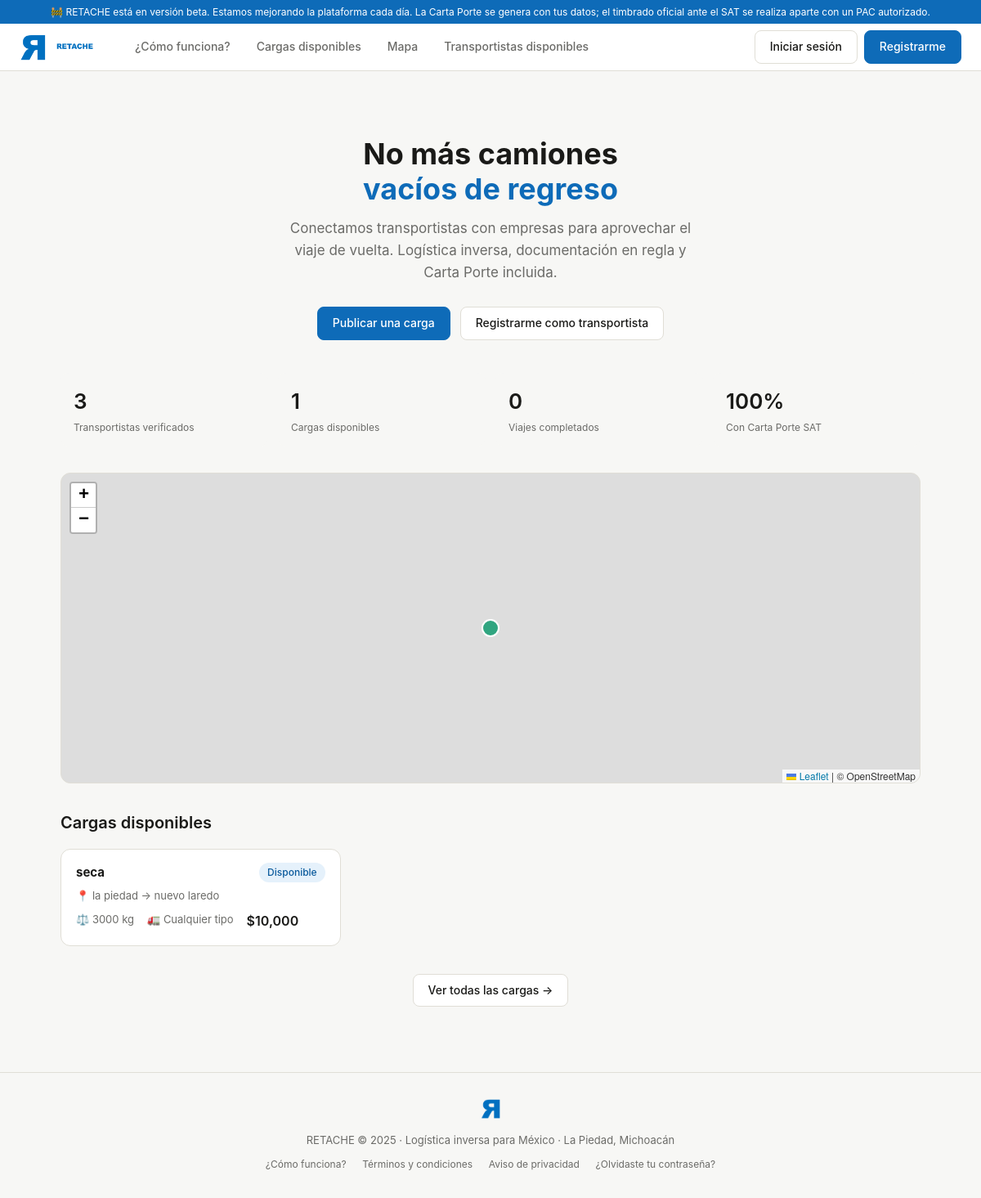
The page / on the database its author committed.
### models.py (models this page shows)
class Carga(Base):
    __tablename__ = "cargas"
    id = Column(Integer, primary_key=True, index=True)
    empresa_id = Column(Integer, ForeignKey("empresas.id"), nullable=False)
    transportista_id = Column(Integer, ForeignKey("transportistas.id"), nullable=True)
    titulo = Column(String(150), nullable=False)
    descripcion = Column(Text, nullable=True)
    tipo_mercancia = Column(String(100), nullable=False)
    peso_kg = Column(Float, nullable=False)
    volumen_m3 = Column(Float, nullable=True)
    requiere_refrigeracion = Column(Boolean, default=False)
    mercancia_peligrosa = Column(Boolean, default=False)
    origen_ciudad = Column(String(100), nullable=False)
    origen_estado = Column(String(50), nullable=False)
    origen_lat = Column(Float, nullable=True)
    origen_lng = Column(Float, nullable=True)
    destino_ciudad = Column(String(100), nullable=False)
    destino_estado = Column(String(50), nullable=False)
    destino_lat = Column(Float, nullable=True)
    destino_lng = Column(Float, nullable=True)
    fecha_recoleccion = Column(DateTime, nullable=False)
    fecha_entrega_estimada = Column(DateTime, nullable=True)
    tipo_vehiculo_requerido = Column(String(30), nullable=True)
    precio_ofrecido_mxn = Column(Float, nullable=False)
    precio_negociable = Column(Boolean, default=True)
    estado = Column(String(30), default=EstadoCarga.disponible)
    fecha_publicacion = Column(DateTime, server_default=func.now())
    fecha_asignacion = Column(DateTime, nullable=True)
    fecha_completada = Column(DateTime, nullable=True)
    carta_porte_generada = Column(Boolean, default=False)
    carta_porte_uuid = Column(String(100), nullable=True)
    carta_porte_xml = Column(Text, nullable=True)
    empresa = relationship("Empresa", back_populates="cargas_publicadas")
    transportista = relationship("Transportista", back_populates="cargas")
    mensajes = relationship("Mensaje", back_populates="carga")
    resenas = relationship("Resena", back_populates="carga")

### main.py (the view)
@app.get("/", response_class=HTMLResponse)
async def inicio(request: Request, db: Session = Depends(get_db)):
    total_transportistas = db.query(Transportista).filter(Transportista.activo == True).count()
    total_cargas = db.query(Carga).filter(Carga.estado == EstadoCarga.disponible).count()
    total_completados = db.query(Carga).filter(Carga.estado == EstadoCarga.completada).count()
    cargas_recientes = (
        db.query(Carga)
        .filter(Carga.estado == EstadoCarga.disponible)
        .order_by(Carga.fecha_publicacion.desc())
        .limit(6).all()
    )
    transportistas_activos = (
        db.query(Transportista)
        .filter(Transportista.activo == True, Transportista.disponible == True)
        .order_by(Transportista.calificacion_promedio.desc())
        .limit(4).all()
    )
    return templates.TemplateResponse("index.html", contexto(request, db,
        total_transportistas=total_transportistas,
        total_cargas=total_cargas,
        total_completados=total_completados,
        cargas_recientes=cargas_recientes,
        transportistas_activos=transportistas_activos,
    ))

### templates/index.html (shortened to what this page needs)
{% extends "base.html" %}
{% block head_extra %}
<link rel="stylesheet" href="https://unpkg.com/leaflet@1.9.4/dist/leaflet.css"/>
{% endblock %}
{% block content %}
<div class="hero">
  <h1>No más camiones<br><span>vacíos de regreso</span></h1>
  <p>Conectamos transportistas con empresas para aprovechar el viaje de vuelta. Logística inversa, documentación en regla y Carta Porte incluida.</p>
  <div class="hero-btns">
    <a href="/empresas/registro" class="btn btn-primary">Publicar una carga</a>
    <a href="/transportistas/registro" class="btn">Registrarme como transportista</a>
  </div>
</div>
<div class="stats-grid" style="margin-bottom:32px;">
  <div class="stat-card"><div class="stat-num">{{ total_transportistas }}</div><div class="stat-label">Transportistas verificados</div></div>
  <div class="stat-card"><div class="stat-num">{{ total_cargas }}</div><div class="stat-label">Cargas disponibles</div></div>
  <div class="stat-card"><div class="stat-num">{{ total_completados }}</div><div class="stat-label">Viajes completados</div></div>
  <div class="stat-card"><div class="stat-num">100%</div><div class="stat-label">Con Carta Porte SAT</div></div>
</div>
<div id="mapa"></div>
<h2 style="font-size:20px; font-weight:600; margin-bottom:16px;">Cargas disponibles</h2>
<div class="grid-cargas">
  {% for carga in cargas_recientes %}
  <a href="/cargas/{{ carga.id }}" style="text-decoration:none;">
    <div class="carga-card">
      <div style="display:flex; justify-content:space-between; margin-bottom:6px;">
        <strong style="color:var(--texto);">{{ carga.tipo_mercancia }}</strong>
        <span class="badge badge-verde">Disponible</span>
      </div>
      <div style="font-size:13px; color:var(--texto-suave); margin-bottom:8px;">📍 {{ carga.origen_ciudad }} → {{ carga.destino_ciudad }}</div>
      <div class="carga-meta">
        <span>⚖️ {{ carga.peso_kg | int }} kg</span>
        <span>🚛 {{ carga.tipo_vehiculo_requerido or 'Cualquier tipo' }}</span>
        <span class="carga-precio">${{ "{:,.0f}".format(carga.precio_ofrecido_mxn) }}</span>
      </div>
    </div>
  </a>
  {% else %}
  <div style="grid-column:1/-1; text-align:center; padding:32px; color:var(--texto-suave);">
   Pronto habrá cargas disponibles. <a href="/empresas/registro" class="btn btn-primary">Publicar una carga →</a>
  </div>
  {% endfor %}
</div>
{% if cargas_recientes %}<div style="text-align:center; margin-top:24px;"><a href="/cargas" class="btn">Ver todas las cargas →</a></div>{% endif %}
{% endblock %}

### templates/base.html (style rules this page uses)
*, *::before, *::after { box-sizing: border-box; margin: 0; padding: 0; }
:root { --verde: #0E6BB8; --verde-claro: #1481D9; --verde-bg: #E5F1FB; --gris-bg: #F7F7F5; --gris-borde: #E0DED6; --texto: #1A1A18; --texto-suave: #6B6B68; --amber: #BA7517; --amber-bg: #FAEEDA; --rojo-bg: #FCEBEB; --rojo: #A32D2D; --azul: #0E6BB8; --azul-bg: #E5F1FB; }
body { font-family: -apple-system, BlinkMacSystemFont, 'Segoe UI', sans-serif; background: var(--gris-bg); color: var(--texto); font-size: 15px; line-height: 1.6; }
a { color: var(--verde); text-decoration: none; }
.btn { display: inline-flex; align-items: center; gap: 6px; padding: 8px 18px; border-radius: 8px; font-size: 14px; font-weight: 500; cursor: pointer; border: 1px solid var(--gris-borde); background: #fff; color: var(--texto); transition: all .15s; text-decoration: none; }
.btn-primary { background: var(--verde); color: #fff; border-color: var(--verde); }
.badge { display: inline-block; padding: 2px 10px; border-radius: 20px; font-size: 12px; font-weight: 500; }
.badge-verde { background: var(--verde-bg); color: #0B5A9C; }
.stats-grid { display: grid; grid-template-columns: repeat(auto-fit, minmax(160px, 1fr)); gap: 12px; }
.stat-card { background: var(--gris-bg); border-radius: 10px; padding: 14px 16px; }
.stat-num { font-size: 26px; font-weight: 600; color: var(--texto); }
.stat-label { font-size: 12px; color: var(--texto-suave); margin-top: 2px; }
.carga-card { background: #fff; border: 1px solid var(--gris-borde); border-radius: 12px; padding: 16px 18px; margin-bottom: 10px; transition: border-color .15s, box-shadow .15s; cursor: pointer; }
.carga-meta { display: flex; gap: 16px; font-size: 13px; color: var(--texto-suave); margin-top: 8px; flex-wrap: wrap; }
.carga-precio { font-weight: 600; font-size: 16px; color: var(--texto); }

### templates/index.html (style rules this page uses)
.hero { text-align: center; padding: 48px 0 40px; }
.hero h1 { font-size: 36px; font-weight: 700; line-height: 1.2; margin-bottom: 12px; }
.hero h1 span { color: var(--verde); }
.hero p { font-size: 17px; color: var(--texto-suave); max-width: 520px; margin: 0 auto 28px; }
.hero-btns { display: flex; gap: 12px; justify-content: center; flex-wrap: wrap; }
#mapa { height: 380px; border-radius: 12px; border: 1px solid var(--gris-borde); margin: 32px 0; }
.grid-cargas { display: grid; grid-template-columns: repeat(auto-fill, minmax(300px, 1fr)); gap: 12px; }

### rows shown on the page
Carga: tipo_mercancia "seca", origen_ciudad "la piedad", destino_ciudad "nuevo laredo", peso_kg "3000", tipo_vehiculo_requerido "Cualquier tipo", precio_ofrecido_mxn "10,000"

### other values the page prints
{{ total_transportistas }} "3"
{{ total_cargas }} "1"
{{ total_completados }} "0"
